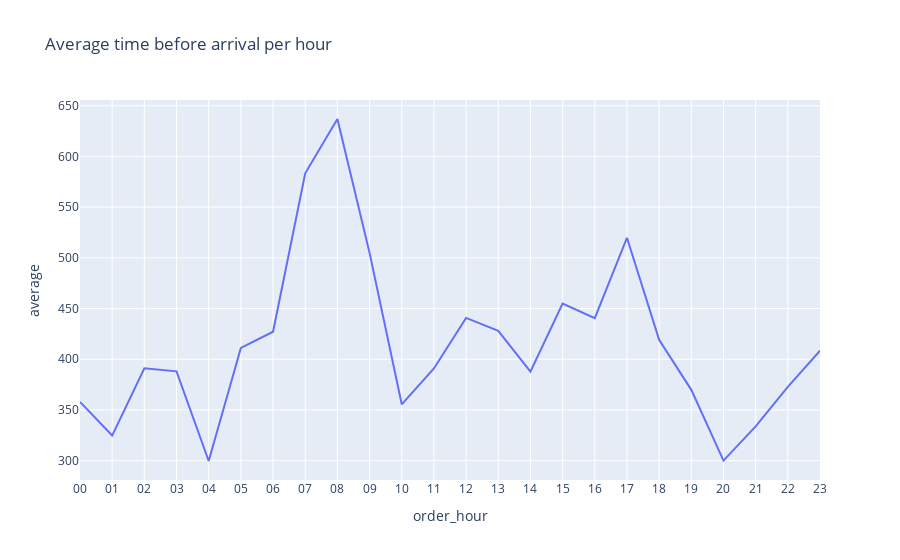

Notebook cell for this chart:
### Code cell
px.line(data_frame=df_eta_per_hour,x='order_hour',y='average',title="Average time before arrival per hour")

### Figure 1 — Plotly figure (JSON) as saved in the notebook; plotly's stock layout.template omitted (floating-point values rounded to 4 significant figures)
{"data": [{"hovertemplate": "order_hour=%{x}<br>average=%{y}<extra></extra>", "legendgroup": "", "line": {"color": "#636efa", "dash": "solid"}, "marker": {"symbol": "circle"}, "mode": "lines", "name": "", "orientation": "v", "showlegend": false, "type": "scatter", "x": ["00", "01", "02", "03", "04", "05", "06", "07", "08", "09", "10", "11", "12", "13", "14", "15", "16", "17", "18", "19", "20", "21", "22", "23"], "xaxis": "x", "y": [358.0, 324.8, 391.0, 388.1, 299.7, 411.1, 427.1, 583.4, 636.9, 504.9, 355.6, 391.0, 440.8, 428.0, 387.8, 454.8, 440.6, 519.7, 419.2, 369.8, 300.1, 333.9, 372.7, 408.4], "yaxis": "y"}], "layout": {"legend": {"tracegroupgap": 0}, "title": {"text": "Average time before arrival per hour"}, "xaxis": {"anchor": "y", "domain": [0, 1], "title": {"text": "order_hour"}}, "yaxis": {"anchor": "x", "domain": [0, 1], "title": {"text": "average"}}}}
